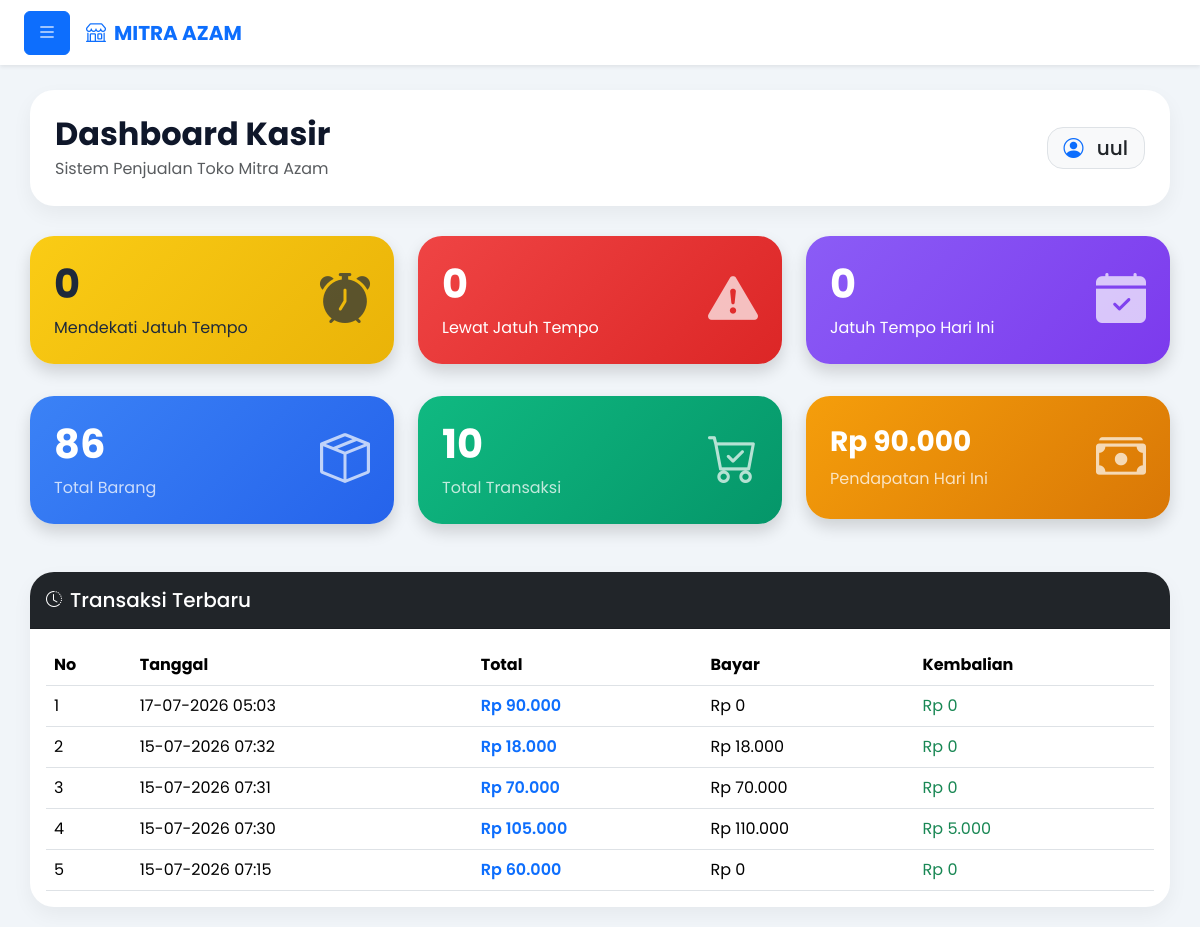
/kasir/dashboard.php (signed in), run on the app's committed database.
### tables this page shows
CREATE TABLE `penjualan` (
  `id_penjualan` int(11) NOT NULL AUTO_INCREMENT,
  `tanggal` datetime NOT NULL,
  `total_harga` int(11) NOT NULL,
  `bayar` int(11) NOT NULL,
  `metode_pembayaran` varchar(50) DEFAULT NULL,
  `referensi` varchar(100) DEFAULT NULL,
  `bukti_pembayaran` varchar(255) DEFAULT NULL,
  `kasir` int(11) DEFAULT NULL,
  `nama_kasir` varchar(100) DEFAULT NULL,
  `id_customer` int(11) DEFAULT NULL,
  `kembali` int(11) NOT NULL,
  `nama_customer` varchar(100) DEFAULT NULL,
  `jatuh_tempo` date DEFAULT NULL,
  `status_pembayaran` enum('Lunas','Belum Lunas') NOT NULL,
  `metode_pelunasan` varchar(30) DEFAULT NULL,
  `tanggal_pelunasan` datetime DEFAULT NULL,
  `bukti_pelunasan` varchar(255) DEFAULT NULL,
  `keuntungan` int(11) NOT NULL,
  `panjang` decimal(10,0) NOT NULL,
  `lebar` decimal(10,0) NOT NULL,
  `id_user` int(11) NOT NULL,
  PRIMARY KEY (`id_penjualan`)
);

### kasir/dashboard.php (the view, shortened to what this page needs)
<?php
require_once '../config/koneksi.php';
$query_barang = mysqli_query($conn, "SELECT COUNT(*) AS total FROM barang");
$data_barang = mysqli_fetch_assoc($query_barang);
$total_barang = $data_barang['total'] ?? 0;
$query_penjualan = mysqli_query($conn, "SELECT COUNT(*) AS total FROM penjualan");
$data_penjualan = mysqli_fetch_assoc($query_penjualan);
$total_penjualan = $data_penjualan['total'] ?? 0;
$query_hari_ini = mysqli_query($conn, "SELECT SUM(total_harga) AS total FROM penjualan WHERE DATE(tanggal)=CURDATE()");
$data_hari_ini = mysqli_fetch_assoc($query_hari_ini);
$pendapatan_hari_ini = $data_hari_ini['total'] ?? 0;
$query_jatuh_tempo = mysqli_query($conn, "
SELECT COUNT(*) AS total
FROM penjualan
WHERE metode_pembayaran='Hutang'
AND status_pembayaran='Belum Lunas'
AND DATE(jatuh_tempo)=CURDATE()
");
$data_jatuh_tempo = mysqli_fetch_assoc($query_jatuh_tempo);
$total_jatuh_tempo = $data_jatuh_tempo['total'];
$query_mendekati = mysqli_query($conn, "
SELECT COUNT(*) AS total
FROM penjualan
WHERE metode_pembayaran='Hutang'
AND status_pembayaran='Belum Lunas'
AND jatuh_tempo BETWEEN DATE_ADD(CURDATE(), INTERVAL 1 DAY)
AND DATE_ADD(CURDATE(), INTERVAL 3 DAY)
");
$data_mendekati = mysqli_fetch_assoc($query_mendekati);
$total_mendekati = $data_mendekati['total'];
$query_terlambat = mysqli_query($conn, "
SELECT COUNT(*) AS total
FROM penjualan
WHERE metode_pembayaran='Hutang'
AND status_pembayaran='Belum Lunas'
AND jatuh_tempo < CURDATE()
");
$data_terlambat = mysqli_fetch_assoc($query_terlambat);
$total_terlambat = $data_terlambat['total'];
$query_transaksi = mysqli_query($conn, "SELECT * FROM penjualan ORDER BY id_penjualan DESC LIMIT 5");
?>
<!DOCTYPE html>
<html lang="id">
<head>
    <link href="https://cdn.jsdelivr.net/npm/bootstrap@5.3.3/dist/css/bootstrap.min.css" rel="stylesheet">
    <link rel="stylesheet" href="https://cdn.jsdelivr.net/npm/bootstrap-icons@1.11.3/font/bootstrap-icons.min.css">
</head>
<body>
<nav class="navbar bg-white fixed-top shadow-sm" style="height: 65px;">
  <div class="container-fluid px-4 d-flex align-items-center justify-content-start gap-3">
    <button class="btn btn-primary d-flex align-items-center gap-2" type="button" data-bs-toggle="offcanvas" data-bs-target="#sidebarKasir">
      <i class="bi bi-list fs-5"></i>
    </button>
    <a class="navbar-brand fw-bold text-primary d-flex align-items-center gap-2 m-0 p-0" href="dashboard.php">
      <i class="bi bi-shop"></i> MITRA AZAM
    </a>
  </div>
</nav>
<div class="content">
    <div class="topbar d-flex justify-content-between align-items-center flex-wrap gap-3">
        <div>
            <h2 class="welcome mb-1">Dashboard Kasir</h2>
            <p class="text-muted mb-0">Sistem Penjualan Toko Mitra Azam</p>
        </div>
        <div>
            <h5 class="m-0 bg-light py-2 px-3 rounded-4 border">
                <i class="bi bi-person-circle text-primary me-2"></i>
                <?= htmlspecialchars($_SESSION['nama']); ?>
            </h5>
        </div>
    </div>
<div class="row g-4">
    <div class="col-md-4">
<a href="data_hutang.php?filter=mendekati"
class="text-decoration-none">            <div class="card card-dashboard bg-yellow shadow">
                <div class="card-body p-4">
                    <div class="d-flex justify-content-between align-items-center">
                        <div>
                            <h1 class="fw-bold">
                                <?= $total_mendekati; ?>
                            </h1>
                            <p class="mb-0">
                                Mendekati Jatuh Tempo
                            </p>
                        </div>
                        <i class="bi bi-alarm-fill icon-card"></i>
                    </div>
                </div>
            </div>
        </a>
    </div>
    <div class="col-md-4">
<a href="data_hutang.php?filter=terlambat"
class="text-decoration-none">            <div class="card card-dashboard bg-red shadow">
                <div class="card-body p-4">
                    <div class="d-flex justify-content-between align-items-center">
                        <div>
                            <h1 class="fw-bold">
                                <?= $total_terlambat; ?>
                            </h1>
                            <p class="mb-0">
                                Lewat Jatuh Tempo
                            </p>
                        </div>
                        <i class="bi bi-exclamation-triangle-fill icon-card"></i>
                    </div>
                </div>
            </div>
        </a>
    </div>
    <div class="col-md-4">
<a href="data_hutang.php?filter=hariini"
class="text-decoration-none">            <div class="card card-dashboard bg-purple shadow">
                <div class="card-body p-4">
                    <div class="d-flex justify-content-between align-items-center">
                        <div>
                            <h1 class="fw-bold">
                                <?= $total_jatuh_tempo; ?>
                            </h1>
                            <p class="mb-0">
                                Jatuh Tempo Hari Ini
                            </p>
                        </div>
                        <i class="bi bi-calendar-check-fill icon-card"></i>
                    </div>
                </div>
            </div>
        </a>
    </div>
</div>
<div class="row g-4 mt-2">
    <div class="col-md-4">
        <div class="card card-dashboard bg-blue shadow">
            <div class="card-body p-4">
                <div class="d-flex justify-content-between align-items-center">
                    <div>
                        <h1 class="fw-bold">
                            <?= $total_barang; ?>
                        </h1>
                        <p class="mb-0 opacity-75">
                            Total Barang
                        </p>
                    </div>
                    <i class="bi bi-box-seam icon-card"></i>
                </div>
            </div>
        </div>
    </div>
    <div class="col-md-4">
        <div class="card card-dashboard bg-green shadow">
            <div class="card-body p-4">
                <div class="d-flex justify-content-between align-items-center">
                    <div>
                        <h1 class="fw-bold">
                            <?= $total_penjualan; ?>
                        </h1>
                        <p class="mb-0 opacity-75">
                            Total Transaksi
                        </p>
                    </div>
                    <i class="bi bi-cart-check icon-card"></i>
                </div>
            </div>
        </div>
    </div>
    <div class="col-md-4">
        <div class="card card-dashboard bg-orange shadow">
            <div class="card-body p-4">
                <div class="d-flex justify-content-between align-items-center">
                    <div>
                        <h3 class="fw-bold m-0">
                            Rp <?= number_format($pendapatan_hari_ini,0,',','.'); ?>
                        </h3>
                        <p class="mb-0 opacity-75 mt-2">
                            Pendapatan Hari Ini
                        </p>
                    </div>
                    <i class="bi bi-cash-stack icon-card"></i>
                </div>
            </div>
        </div>
    </div>
</div>
        <div
    <div class="card table-card mt-5">
        <div class="card-header bg-dark text-white p-3 d-flex align-items-center gap-2">
            <i class="bi bi-clock-history"></i>
            <h5 class="mb-0">Transaksi Terbaru</h5>
        </div>
        <div class="card-body">
            <div class="table-responsive">
                <table class="table table-hover align-middle mb-0">
                    <thead>
                        <tr>
                            <th>No</th>
                            <th>Tanggal</th>
                            <th>Total</th>
                            <th>Bayar</th>
                            <th>Kembalian</th>
                        </tr>
                    </thead>
                    <tbody>
                    <?php
                    $no = 1;
                    while($d = mysqli_fetch_assoc($query_transaksi)){
                    ?>
                    <tr>
                        <td><?= $no++; ?></td>
                        <td><?= date('d-m-Y H:i', strtotime($d['tanggal'])); ?></td>
                        <td class="fw-semibold text-primary">Rp <?= number_format($d['total_harga'], 0, ',', '.'); ?></td>
                        <td>Rp <?= number_format($d['bayar'], 0, ',', '.'); ?></td>
                        <td class="text-success">Rp <?= number_format($d['kembali'], 0, ',', '.'); ?></td>
                    </tr>
                    <?php } ?>
                    </tbody>
                </table>
            </div>
        </div>
    </div>
</div>
</body>
</html>

### kasir/dashboard.php (style rules this page uses)
* { font-family:'Poppins',sans-serif; }
body { background:#f1f5f9; overflow-x:hidden; padding-top: 70px; }
.content { padding:20px 30px; }
.welcome { font-weight:700; color:#0f172a; }
.topbar { background:white; border-radius:24px; padding:25px; margin-bottom:30px; box-shadow: 0 8px 20px rgba(0,0,0,0.05); }
.card-dashboard { border:none; border-radius:24px; overflow:hidden; transition:0.3s; }
.bg-red { background: linear-gradient(135deg, #ef4444, #dc2626); color:white; }
.bg-yellow { background: linear-gradient(135deg, #facc15, #eab308); color:#1e293b; }
.bg-purple { background: linear-gradient(135deg, #8b5cf6, #7c3aed); color:white; }
.bg-blue { background: linear-gradient(135deg, #3b82f6, #2563eb); color:white; }
.bg-green { background: linear-gradient(135deg, #10b981, #059669); color:white; }
.bg-orange { background: linear-gradient(135deg, #f59e0b, #d97706); color:white; }
.icon-card { font-size:50px; opacity:0.7; }
.table-card { border:none; border-radius:24px; overflow:hidden; box-shadow: 0 8px 20px rgba(0,0,0,0.05); }
.table thead { background:#0f172a; color:white; }

### data on the page
penjualan: tanggal "17-07-2026 05:03", total_harga "90.000", bayar "0", kembali "0"
penjualan: tanggal "15-07-2026 07:32", total_harga "18.000", bayar "18.000", kembali "0"
penjualan: tanggal "15-07-2026 07:31", total_harga "70.000", bayar "70.000", kembali "0"
penjualan: tanggal "15-07-2026 07:30", total_harga "105.000", bayar "110.000", kembali "5.000"
penjualan: tanggal "15-07-2026 07:15", total_harga "60.000", bayar "0", kembali "0"

### other printed values
$_SESSION['nama'] "uul"
$total_mendekati "0"
$total_terlambat "0"
$total_jatuh_tempo "0"
$total_barang "86"
$total_penjualan "10"
$pendapatan_hari_ini "90.000"
